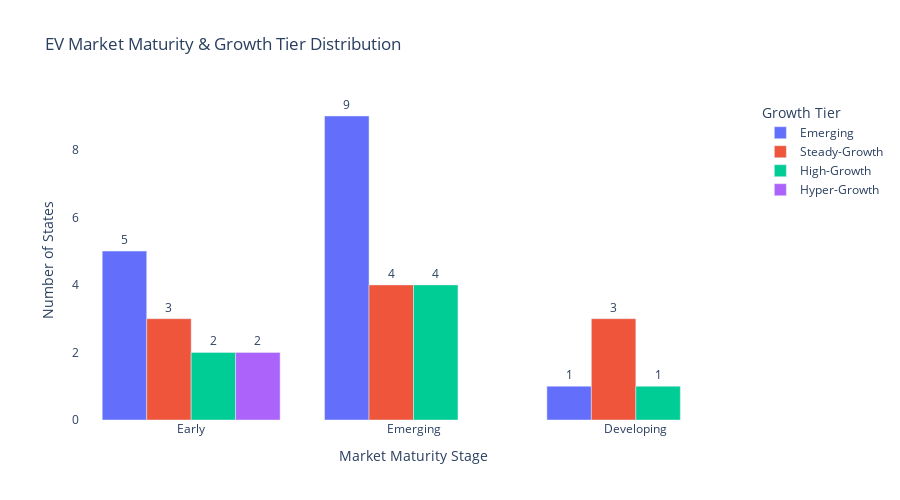

Notebook source saved alongside this figure:
### Code cell
import plotly.express as px

# Count states by maturity stage and growth tier
summary_df = state_maturity.groupby(["maturity_stage", "growth_tier"]) \
    .size().reset_index(name="state_count")

# Sort maturity stages logically
stage_order = ["Early", "Emerging", "Developing", "Advanced"]
tier_order = ["Emerging", "Steady-Growth", "High-Growth", "Hyper-Growth"]

fig = px.bar(
    summary_df,
    x="maturity_stage",
    y="state_count",
    color="growth_tier",
    category_orders={"maturity_stage": stage_order, "growth_tier": tier_order},
    text="state_count",
    title="EV Market Maturity & Growth Tier Distribution",
    labels={
        "maturity_stage": "Market Maturity Stage",
        "state_count": "Number of States",
        "growth_tier": "Growth Tier"
    },
    barmode="group",
    width=900,
    height=500
)

fig.update_traces(textposition="outside")
fig.update_layout(
    plot_bgcolor="white",
    xaxis=dict(showgrid=False),
    yaxis=dict(showgrid=False)
)

fig.show()

### Figure 1 — Plotly figure (JSON) as saved in the notebook; plotly's stock layout.template omitted (floating-point values rounded to 4 significant figures)
{"data": [{"alignmentgroup": "True", "hovertemplate": "Growth Tier=Emerging<br>Market Maturity Stage=%{x}<br>Number of States=%{text}<extra></extra>", "legendgroup": "Emerging", "marker": {"color": "#636efa", "pattern": {"shape": ""}}, "name": "Emerging", "offsetgroup": "Emerging", "orientation": "v", "showlegend": true, "text": [1.0, 5.0, 9.0], "textposition": "outside", "type": "bar", "x": ["Developing", "Early", "Emerging"], "xaxis": "x", "y": [1, 5, 9], "yaxis": "y"}, {"alignmentgroup": "True", "hovertemplate": "Growth Tier=Steady-Growth<br>Market Maturity Stage=%{x}<br>Number of States=%{text}<extra></extra>", "legendgroup": "Steady-Growth", "marker": {"color": "#EF553B", "pattern": {"shape": ""}}, "name": "Steady-Growth", "offsetgroup": "Steady-Growth", "orientation": "v", "showlegend": true, "text": [3.0, 3.0, 4.0], "textposition": "outside", "type": "bar", "x": ["Developing", "Early", "Emerging"], "xaxis": "x", "y": [3, 3, 4], "yaxis": "y"}, {"alignmentgroup": "True", "hovertemplate": "Growth Tier=High-Growth<br>Market Maturity Stage=%{x}<br>Number of States=%{text}<extra></extra>", "legendgroup": "High-Growth", "marker": {"color": "#00cc96", "pattern": {"shape": ""}}, "name": "High-Growth", "offsetgroup": "High-Growth", "orientation": "v", "showlegend": true, "text": [1.0, 2.0, 4.0], "textposition": "outside", "type": "bar", "x": ["Developing", "Early", "Emerging"], "xaxis": "x", "y": [1, 2, 4], "yaxis": "y"}, {"alignmentgroup": "True", "hovertemplate": "Growth Tier=Hyper-Growth<br>Market Maturity Stage=%{x}<br>Number of States=%{text}<extra></extra>", "legendgroup": "Hyper-Growth", "marker": {"color": "#ab63fa", "pattern": {"shape": ""}}, "name": "Hyper-Growth", "offsetgroup": "Hyper-Growth", "orientation": "v", "showlegend": true, "text": [2.0], "textposition": "outside", "type": "bar", "x": ["Early"], "xaxis": "x", "y": [2], "yaxis": "y"}], "layout": {"barmode": "group", "height": 500, "legend": {"title": {"text": "Growth Tier"}, "tracegroupgap": 0}, "plot_bgcolor": "white", "title": {"text": "EV Market Maturity & Growth Tier Distribution"}, "width": 900, "xaxis": {"anchor": "y", "categoryarray": ["Early", "Emerging", "Developing", "Advanced"], "categoryorder": "array", "domain": [0, 1], "showgrid": false, "title": {"text": "Market Maturity Stage"}}, "yaxis": {"anchor": "x", "domain": [0, 1], "showgrid": false, "title": {"text": "Number of States"}}}}
